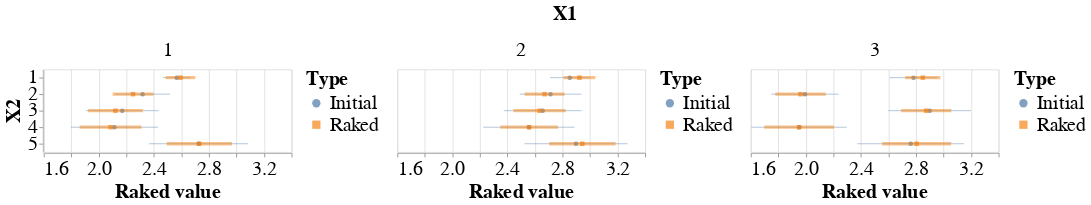

The notebook cell saved with this chart:
### Code cell
bar = alt.Chart(df_raked).mark_errorbar(clip=True, opacity=0.5).encode(
    alt.X('Upper:Q', scale=alt.Scale(zero=False), axis=alt.Axis(title='Raked value')),
    alt.X2('Lower:Q'),
    alt.Y('X2:N', axis=alt.Axis(title='X2')),
    color=alt.Color('Type:N', legend=None),
    strokeWidth=alt.StrokeWidth('width:Q', legend=None)
)
point = alt.Chart(df_raked).mark_point(
    filled=True
).encode(
    alt.X('Value:Q'),
    alt.Y('X2:N'),
    color=alt.Color('Type:N'),
    shape=alt.Shape('Type:N')
)
chart = alt.layer(point, bar).resolve_scale(
    shape='independent',
    color='independent'
).facet(
    column=alt.Column('X1:N', header=alt.Header(title='X1', titleFontSize=24, labelFontSize=24)),
).configure_axis(
    labelFontSize=24,
    titleFontSize=24
).configure_legend(
    labelFontSize=24,
    titleFontSize=24
)
chart

### Figure 1 — Vega-Lite specification as saved in the notebook (floating-point values rounded to 4 significant figures)
{"config": {"view": {"continuousWidth": 300, "continuousHeight": 300}, "axis": {"labelFontSize": 24, "titleFontSize": 24}, "legend": {"labelFontSize": 24, "titleFontSize": 24}}, "data": {"name": "data-5fcaf430ffd13ea61ec31f5aa76e689d"}, "facet": {"column": {"field": "X1", "header": {"labelFontSize": 24, "title": "X1", "titleFontSize": 24}, "type": "nominal"}}, "spec": {"layer": [{"mark": {"type": "point", "filled": true}, "encoding": {"color": {"field": "Type", "type": "nominal"}, "shape": {"field": "Type", "type": "nominal"}, "x": {"field": "Value", "type": "quantitative"}, "y": {"field": "X2", "type": "nominal"}}}, {"mark": {"type": "errorbar", "clip": true, "opacity": 0.5}, "encoding": {"color": {"field": "Type", "legend": null, "type": "nominal"}, "strokeWidth": {"field": "width", "legend": null, "type": "quantitative"}, "x": {"axis": {"title": "Raked value"}, "field": "Upper", "scale": {"zero": false}, "type": "quantitative"}, "x2": {"field": "Lower"}, "y": {"axis": {"title": "X2"}, "field": "X2", "type": "nominal"}}}], "resolve": {"scale": {"color": "independent", "shape": "independent"}}}, "$schema": "https://vega.github.io/schema/vega-lite/v5.17.0.json", "datasets": {"data-5fcaf430ffd13ea61ec31f5aa76e689d": [{"X1": 1, "X2": 1, "Value": 2.566, "Type": "Initial", "width": 1, "variance": 0.01, "Upper": 2.666, "Lower": 2.466}, {"X1": 2, "X2": 1, "Value": 2.853, "Type": "Initial", "width": 1, "variance": 0.02, "Upper": 2.994, "Lower": 2.712}, {"X1": 3, "X2": 1, "Value": 2.782, "Type": "Initial", "width": 1, "variance": 0.03, "Upper": 2.955, "Lower": 2.609}, {"X1": 1, "X2": 2, "Value": 2.318, "Type": "Initial", "width": 1, "variance": 0.04, "Upper": 2.518, "Lower": 2.118}, {"X1": 2, "X2": 2, "Value": 2.713, "Type": "Initial", "width": 1, "variance": 0.05, "Upper": 2.936, "Lower": 2.489}, {"X1": 3, "X2": 2, "Value": 1.993, "Type": "Initial", "width": 1, "variance": 0.06, "Upper": 2.238, "Lower": 1.748}, {"X1": 1, "X2": 3, "Value": 2.17, "Type": "Initial", "width": 1, "variance": 0.07, "Upper": 2.434, "Lower": 1.905}, {"X1": 2, "X2": 3, "Value": 2.656, "Type": "Initial", "width": 1, "variance": 0.08, "Upper": 2.939, "Lower": 2.373}, {"X1": 3, "X2": 3, "Value": 2.9, "Type": "Initial", "width": 1, "variance": 0.09, "Upper": 3.2, "Lower": 2.6}, {"X1": 1, "X2": 4, "Value": 2.113, "Type": "Initial", "width": 1, "variance": 0.1, "Upper": 2.43, "Lower": 1.797}, {"X1": 2, "X2": 4, "Value": 2.556, "Type": "Initial", "width": 1, "variance": 0.11, "Upper": 2.888, "Lower": 2.224}, {"X1": 3, "X2": 4, "Value": 1.95, "Type": "Initial", "width": 1, "variance": 0.12, "Upper": 2.297, "Lower": 1.604}, {"X1": 1, "X2": 5, "Value": 2.724, "Type": "Initial", "width": 1, "variance": 0.13, "Upper": 3.085, "Lower": 2.364}, {"X1": 2, "X2": 5, "Value": 2.898, "Type": "Initial", "width": 1, "variance": 0.14, "Upper": 3.272, "Lower": 2.524}, {"X1": 3, "X2": 5, "Value": 2.761, "Type": "Initial", "width": 1, "variance": 0.15, "Upper": 3.149, "Lower": 2.374}, {"X1": 1, "X2": 1, "Value": 2.593, "Type": "Raked", "width": 2, "variance": 0.01158, "Upper": 2.701, "Lower": 2.485}, {"X1": 2, "X2": 1, "Value": 2.923, "Type": "Raked", "width": 2, "variance": 0.01339, "Upper": 3.039, "Lower": 2.807}, {"X1": 3, "X2": 1, "Value": 2.849, "Type": "Raked", "width": 2, "variance": 0.01632, "Upper": 2.977, "Lower": 2.722}, {"X1": 1, "X2": 2, "Value": 2.249, "Type": "Raked", "width": 2, "variance": 0.02201, "Upper": 2.397, "Lower": 2.1}, {"X1": 2, "X2": 2, "Value": 2.67, "Type": "Raked", "width": 2, "variance": 0.02108, "Upper": 2.815, "Lower": 2.525}, {"X1": 3, "X2": 2, "Value": 1.961, "Type": "Raked", "width": 2, "variance": 0.03355, "Upper": 2.144, "Lower": 1.778}, {"X1": 1, "X2": 3, "Value": 2.121, "Type": "Raked", "width": 2, "variance": 0.03952, "Upper": 2.32, "Lower": 1.922}, {"X1": 2, "X2": 3, "Value": 2.633, "Type": "Raked", "width": 2, "variance": 0.03605, "Upper": 2.823, "Lower": 2.443}, {"X1": 3, "X2": 3, "Value": 2.874, "Type": "Raked", "width": 2, "variance": 0.03328, "Upper": 3.056, "Lower": 2.691}, {"X1": 1, "X2": 4, "Value": 2.085, "Type": "Raked", "width": 2, "variance": 0.05052, "Upper": 2.31, "Lower": 1.86}, {"X1": 2, "X2": 4, "Value": 2.558, "Type": "Raked", "width": 2, "variance": 0.04412, "Upper": 2.768, "Lower": 2.348}, {"X1": 3, "X2": 4, "Value": 1.951, "Type": "Raked", "width": 2, "variance": 0.06414, "Upper": 2.204, "Lower": 1.698}, {"X1": 1, "X2": 5, "Value": 2.73, "Type": "Raked", "width": 2, "variance": 0.05611, "Upper": 2.967, "Lower": 2.493}, {"X1": 2, "X2": 5, "Value": 2.944, "Type": "Raked", "width": 2, "variance": 0.05812, "Upper": 3.185, "Lower": 2.703}, {"X1": 3, "X2": 5, "Value": 2.805, "Type": "Raked", "width": 2, "variance": 0.06272, "Upper": 3.055, "Lower": 2.554}]}}
